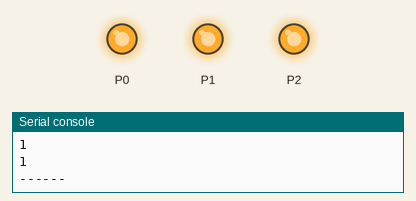
Simulated run of this program. Board: BBC micro:bit running MicroPython. Shown: output pins drawn as LEDs (lit = HIGH), the last lines printed to the serial console.

Above: at 0.5 s.
At 2.5 s:
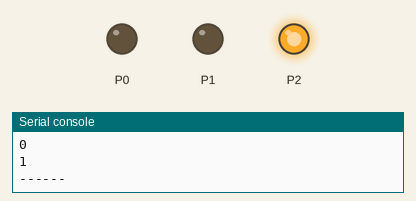
At 3.5 s:
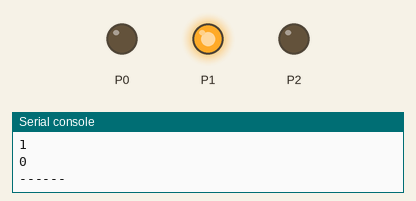
At 4.5 s:
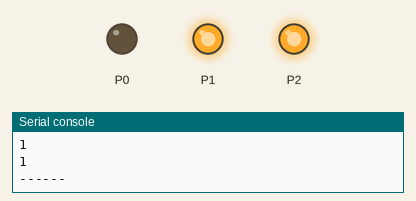
At 6.5 s:
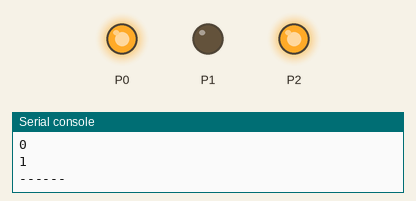
At 9.5 s:
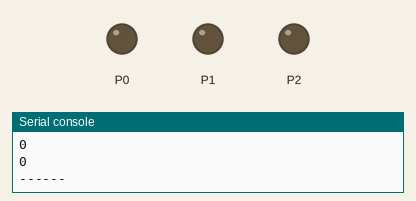
Timing chart, 0 to 10.4 s (numbered marks = the images above):
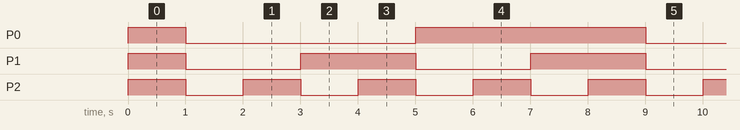

The program:

prog14.py
```python
from microbit import *
rgb = [pin0, pin1, pin2]
counter = 7
try:
    while True:
        for i in range(len(rgb)):
            signal = int('{:03b}'.format(counter)[i])
            print(signal)
            rgb[i].write_digital(signal)
        print('------')
        if counter == 7:
            counter = 0
        else:
            counter = counter + 1
        sleep(1000)
except KeyboardInterrupt as e:
    print("Interrupted by the user...")
```

Measured:
- by itself, P0: repeats every 8.0 s: LOW 4.0 s, HIGH 4.0 s
- by itself, P1: repeats every 4.0 s: LOW 2.0 s, HIGH 2.0 s
- by itself, P2: alternates HIGH for 1.0 s and LOW for 1.0 s
